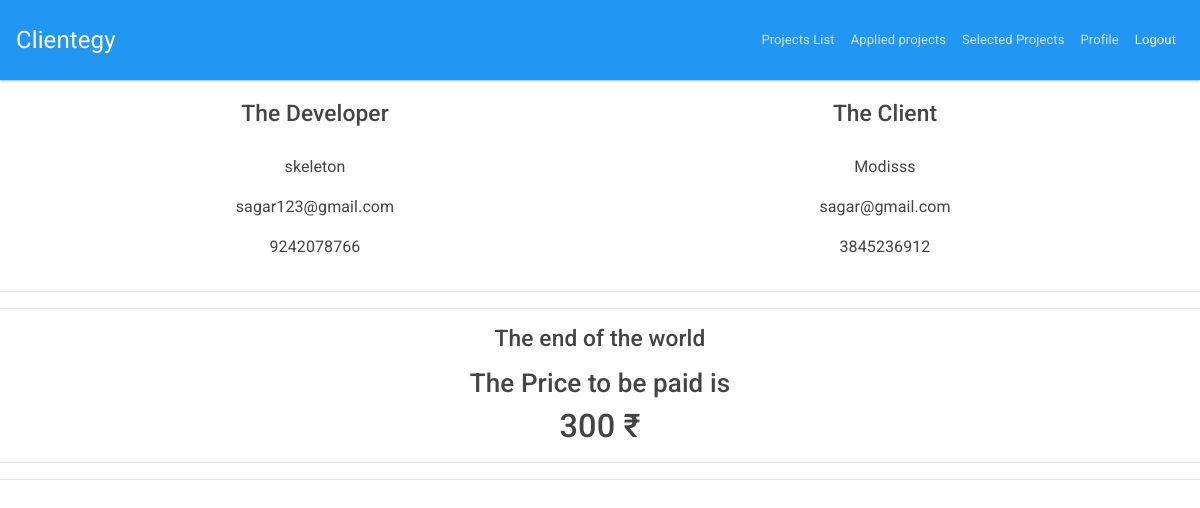
Screenshot of /view_bill_dev/2/ (signed in) with the database file from the repository.
### clientegy/models.py (models this page shows, shortened)
class Final_bid(models.Model) : #after selection of a developer and finalising the projects
    date = models.DateField(auto_now_add= True) #finalised project date
    bid_price = models.PositiveIntegerField()
    dev_id = models.ForeignKey(Developer,on_delete=models.DO_NOTHING)
    client_id = models.ForeignKey(Client,on_delete=models.DO_NOTHING)
    project_id = models.ForeignKey(Project,on_delete=models.DO_NOTHING)
    project_finished = models.BooleanField(default=False) # check if the project is completed
    review = models.TextField(blank=True) #review from client
    feedback = models.TextField(blank= True) #feedback from developer

class Developer(models.Model):
    dev_id = models.AutoField(primary_key = True)
    user = models.OneToOneField(User,on_delete = models.CASCADE) #contains basic fields like name,password and email field
    age = models.PositiveIntegerField()
    exp = models.TextField() #experience of developer like beginner, intermediate and expert
    charging_basis = models.TextField() #hourly or contract basis
    domain = models.TextField() #domain in which the developer would prefer app, desktop or web
    phone_no = models.CharField(max_length = 10)

class Client(models.Model):
    client_id = models.AutoField(primary_key = True)
    user = models.OneToOneField(User,on_delete = models.CASCADE)
    age = models.PositiveIntegerField()
    phone_no = models.CharField(max_length = 10)

class Project(models.Model): # project model
    project_id = models.AutoField(primary_key = True)
    client_id = models.ForeignKey(Client,on_delete=models.CASCADE)
    title = models.TextField()
    description = models.TextField()
    domain = models.TextField() # app, desktop or web
    lvl_exp = models.TextField()
    offered_price = models.IntegerField()
    proj_selected_flag = models.BooleanField(default=False)

### clientegy/views.py (the view)
# urls.py: path('view_bill_dev/<int:final_bid_id>/',view_bill_dev,name= 'view_bill_dev'),
@login_required
def view_bill_dev(request,final_bid_id):
    post = Final_bid.objects.get(id= final_bid_id)
    return render(request,'view_bill_dev.html',{'post':post})

### clientegy/templates/view_bill_dev.html (shortened to what this page needs)
{% extends 'base_freelancer.html' %}
{% block body %}
<div class="container">
<div class="row" >
    <div class="col-sm-4" style="margin: auto;">
        <br>
        <h3>The Developer</h3><br>
        <p>{{post.dev_id.user.username}}</p>
        <p>{{post.dev_id.user.email}}</p>
        <p>{{post.dev_id.phone_no}}</p>
    </div>
    <div class="col-sm-4" style="margin: auto;">
        <br>
        <h3>The Client</h3> <br>
        <p>{{post.client_id.user.username}}</p>
        <p>{{post.client_id.user.email}}</p>
        <p>{{post.client_id.phone_no}}</p>
    </div>
  </div>
</div>
<hr>
<hr>
<div class="container111">
    <p><h3>{{post.project_id.title}}</h3></p>
   <p><h2>The Price to be paid is </h2><h1>{{post.bid_price}} ₹</h1></p>
</div>
<hr>
<hr>
{% endblock%}

### clientegy/templates/view_bill_dev.html (style rules this page uses)
h3,p { text-align: center; }
p { font-size: medium; }
.container111 { text-align: center; }

### rows the page displays
Final_bid: dev_id.user.username "skeleton", dev_id.user.email "sagar123@gmail.com", dev_id.phone_no "9242078766", client_id.user.username "Modisss", client_id.user.email "sagar@gmail.com", client_id.phone_no "3845236912", project_id "The end of the world", bid_price "300"
